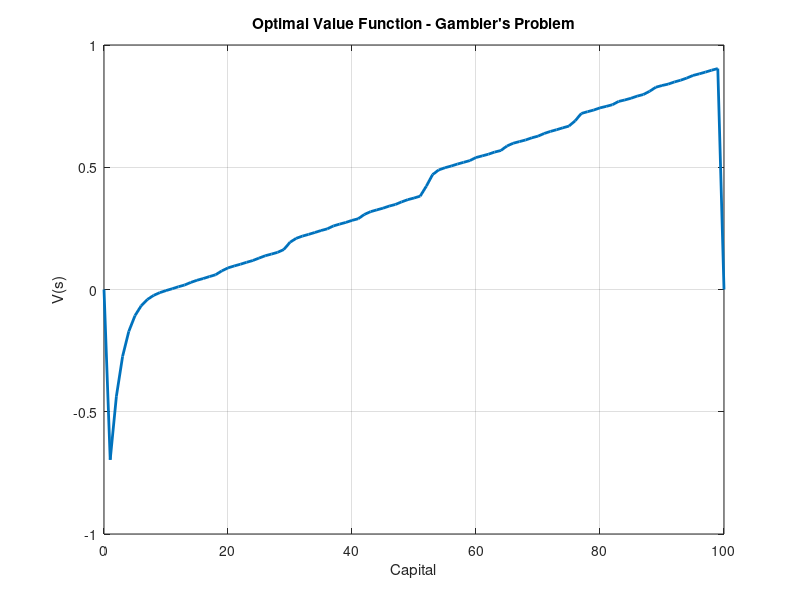
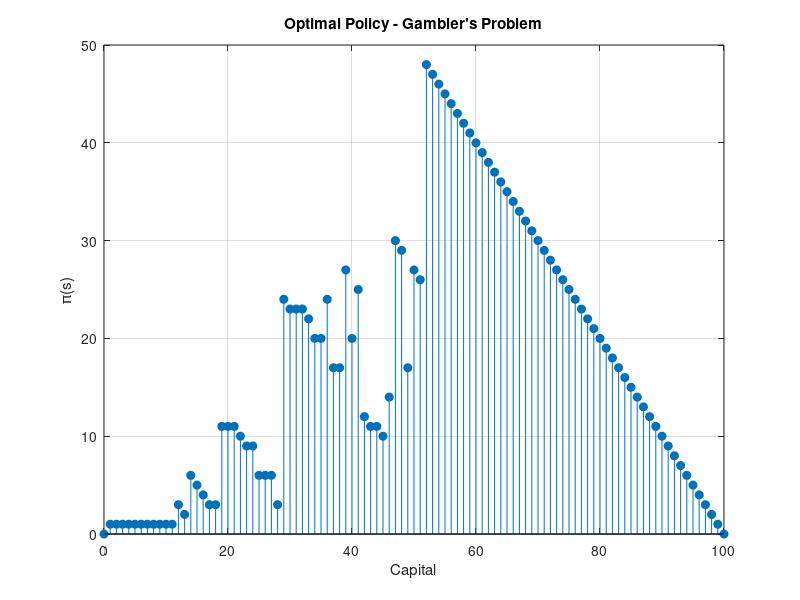
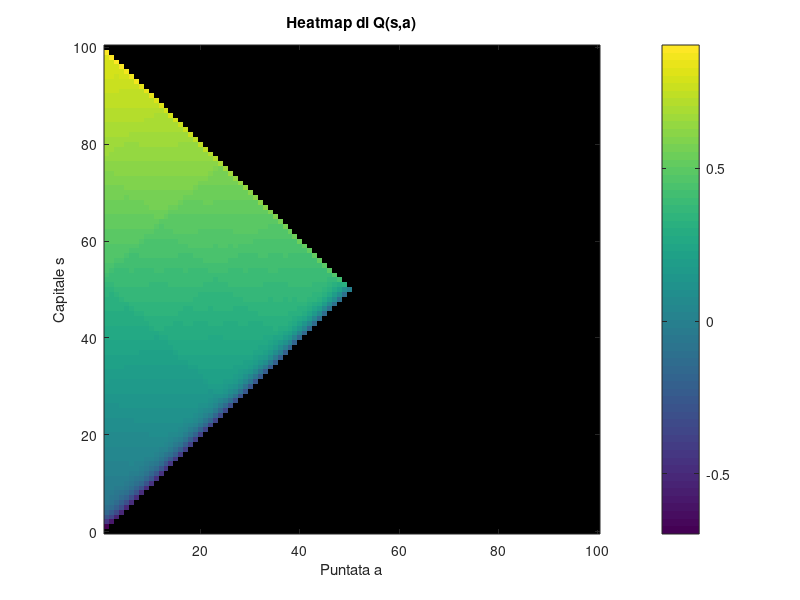
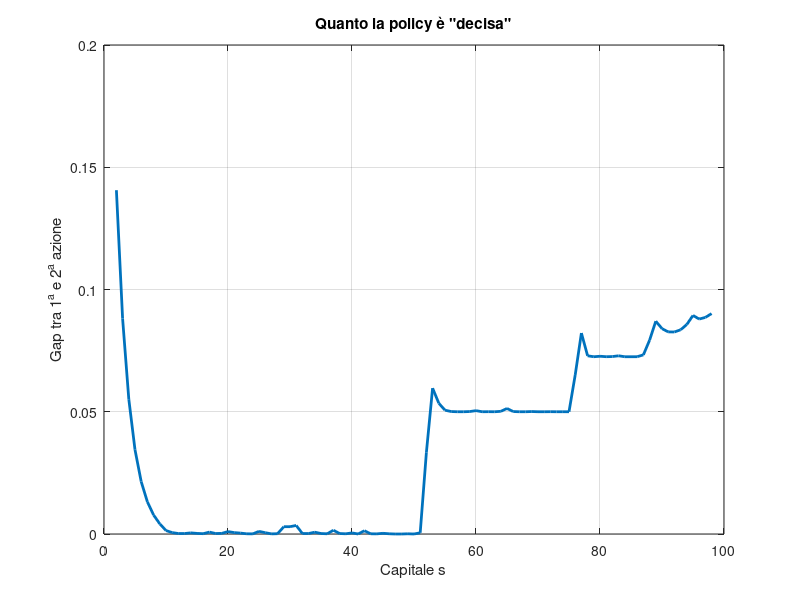

Reproduce these figures in MATLAB, in order.
clear all
close all
clc

rng(2)

% load model
load Gambler_Initialization.mat   % carica P, R, validA, gamma

theta = 1e-6;

% dimensions
S = size(P, 1);   % numero stati = 101
A = size(P, 3);   % numero azioni massime = 100

goal = S - 1;     % stato reale finale = 100

% initialize value function
V = zeros(S,1);

count = 0;
delta_hist = [];

while true
    count = count + 1;
    Delta = 0;

    % aggiorno solo gli stati non terminali: 1..99
    for s = 2:S-1
        s_real = s - 1;
        maxBet = min(s_real, goal - s_real);

        q = -inf(A,1);   % azioni non valide escluse automaticamente

        for a = 1:maxBet
            % ora R è una matrice R(s,a)
            q(a) = R(s,a) + gamma * squeeze(P(s,:,a)) * V;
        end

        Vp = max(q);
        Delta = max(Delta, abs(Vp - V(s)));
        V(s) = Vp;
    end

    delta_hist(end+1) = Delta;

    if Delta < theta
        break;
    end

    disp([count, Delta])
end

% policy greedy rispetto a V
pi = zeros(S,1);

for s = 2:S-1
    s_real = s - 1;
    maxBet = min(s_real, goal - s_real);

    q = -inf(A,1);

    for a = 1:maxBet
        q(a) = R(s,a) + gamma * squeeze(P(s,:,a)) * V;
    end

    [~, pi(s)] = max(q);
end

save vstarVI.mat V pi

%% plot value function
capital = 0:goal;

figure()
plot(capital, V, 'LineWidth', 2)
xlabel('Capital')
ylabel('V(s)')
title('Optimal Value Function - Gambler''s Problem')
grid on

%% plot optimal policy
figure()
stem(capital, pi, 'filled')
xlabel('Capital')
ylabel('\pi(s)')
title('Optimal Policy - Gambler''s Problem')
grid on

%% heatmap di Q(s,a)
Q = NaN(S, A);

for s = 2:S-1
    s_real = s - 1;
    maxBet = min(s_real, goal - s_real);

    for a = 1:maxBet
        Q(s,a) = R(s,a) + gamma * squeeze(P(s,:,a)) * V;
    end
end

figure()
imagesc(1:A, 0:goal, Q)
set(gca, 'YDir', 'normal')
colorbar
xlabel('Puntata a')
ylabel('Capitale s')
title('Heatmap di Q(s,a)')

%% gap tra migliore e seconda migliore azione
gap = NaN(S,1);

for s = 2:S-1
    vals = Q(s,:);
    vals = vals(~isnan(vals));
    vals = sort(vals, 'descend');

    if numel(vals) >= 2
        gap(s) = vals(1) - vals(2);
    end
end

figure()
plot(0:goal, gap, 'LineWidth', 2)
xlabel('Capitale s')
ylabel('Gap tra 1^a e 2^a azione')
title('Quanto la policy è "decisa"')
grid on

%% convergenza del value iteration
figure()
semilogy(delta_hist, 'LineWidth', 2)
xlabel('Iterazione')
ylabel('\Delta_k (scala log)')
title('Convergenza del Value Iteration')
grid on

%% relazione tra value function e policy
figure()
scatter(V, pi, 40, 'filled')
xlabel('V(s)')
ylabel('\pi(s)')
title('Relazione tra Value Function e Policy')
grid on
